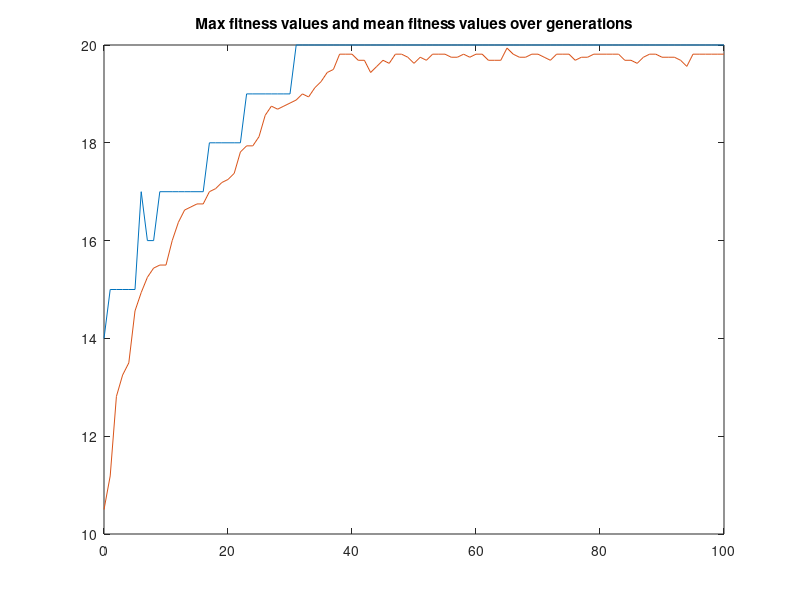

This chart was generated by the following MATLAB code:
%Algortym genetyczny

%Inicjaliacja parametrów
m = 16; %Liczba osobników
l = 20; %Długość genomu
pc = 0.7; % prawdopodobieństwo krzyżowania
pm = 0.01; %Prawdopodobieństwo mutacji bitu
lg = 100; %Liczba generacji

%początkowa macierz binarna
P0 = randi([0,1], m, l)

meanFitnessValues = []
maxFitnessValues = []

for i = 0:lg
    %policzyć funkcję celu dla każdego osobnika
    fitness = sum(P0,2)

    %Macierz selekcji
    PS = []

    for j = 1:m
        %losuje parę, 2 liczby z przedziału od 1 do m 
        firstFighter = randi(m)
        secondFighter = randi(m)
    
        %walka
        if(fitness(firstFighter) <= fitness(secondFighter))
            winner = P0(secondFighter, :)
        else
            winner = P0(firstFighter, :)
        end

        PS = [PS; winner]
    end

    %Losuję dwa dowolne osobniki
    %Losuję k od którego zamieniam genotyp osobnika
    %Zamieniam genotypy osobników

    for j = 1:m
        first = randi(m)
        second = randi(m)
        
        if rand() < pc
           k = randi(l)
           firstTail = PS(first, k:end)
           secondTail = PS(second, k:end)
           PS(first, k:end) = secondTail
           PS(second, k:end) = firstTail
        end
    end

    %Mutacja
    %Liczymy ile mutacji w macierzy
    %Losujemy punkty do mutacji
    
    lm = floor(pm * l * m)

    for j = 1:lm
        row = randi(m)
        column = randi(l)
        %mutacja wylosowanego punktu
        if PS(row, column) == 0
            PS(row, column) = 1
        else
            PS(row, column) = 0
        end
    end

    maxFitnessValues = [maxFitnessValues ,max(fitness)]
    meanFitnessValues = [meanFitnessValues ,mean(fitness)]

    P0 = PS
end

x = 0:lg
figure
plot(x, maxFitnessValues, x, meanFitnessValues)
title("Max fitness values and mean fitness values over generations")
